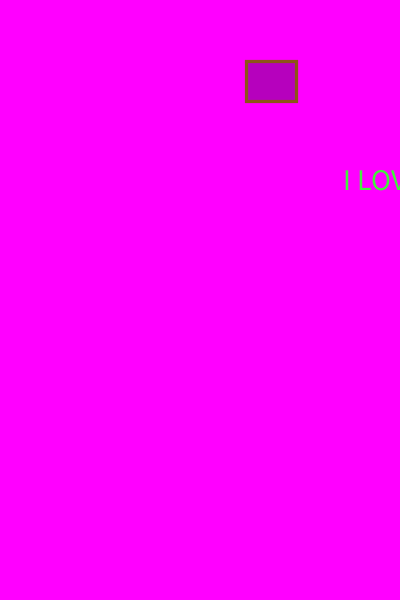
Frame 1 (no input)
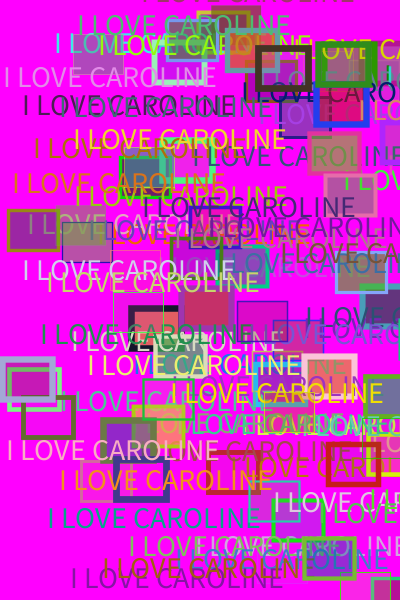
Frame 60 (the mouse pressed at the canvas centre just before this capture)
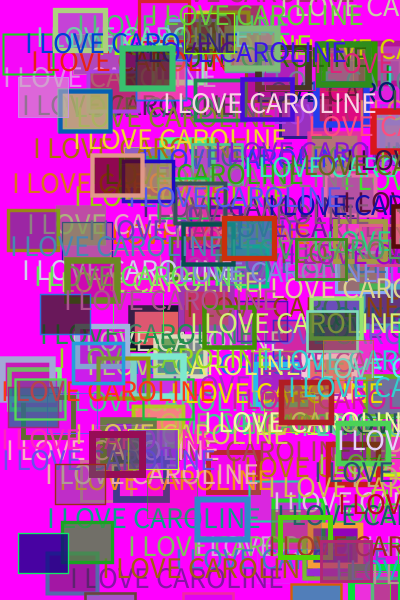
Frame 120 (the mouse held since frame 60 and released just before this capture)

The Processing sketch that drew these frames (run headless with seeded random() and noise(); from frame 60 on, the mouse is pressed at the canvas centre):

// Processing sketch: processing_61955
// ── processing_61955.pde

void setup ()

{
  size(400, 600);

   background (255,0,255);

  smooth();
  
  frameRate(random (25));

}

void draw ()
{
  textSize(30);
   
   fill(random (255), random (255), random(255));
  
  text ("I LOVE CAROLINE",random(width), random (height));

   strokeWeight(random(7));

  stroke(random(255),random(255),random(255));

   fill(random(255), random (200), random (200), random(200)) ;

  rect(random(width), random(height), 50,40);


}
